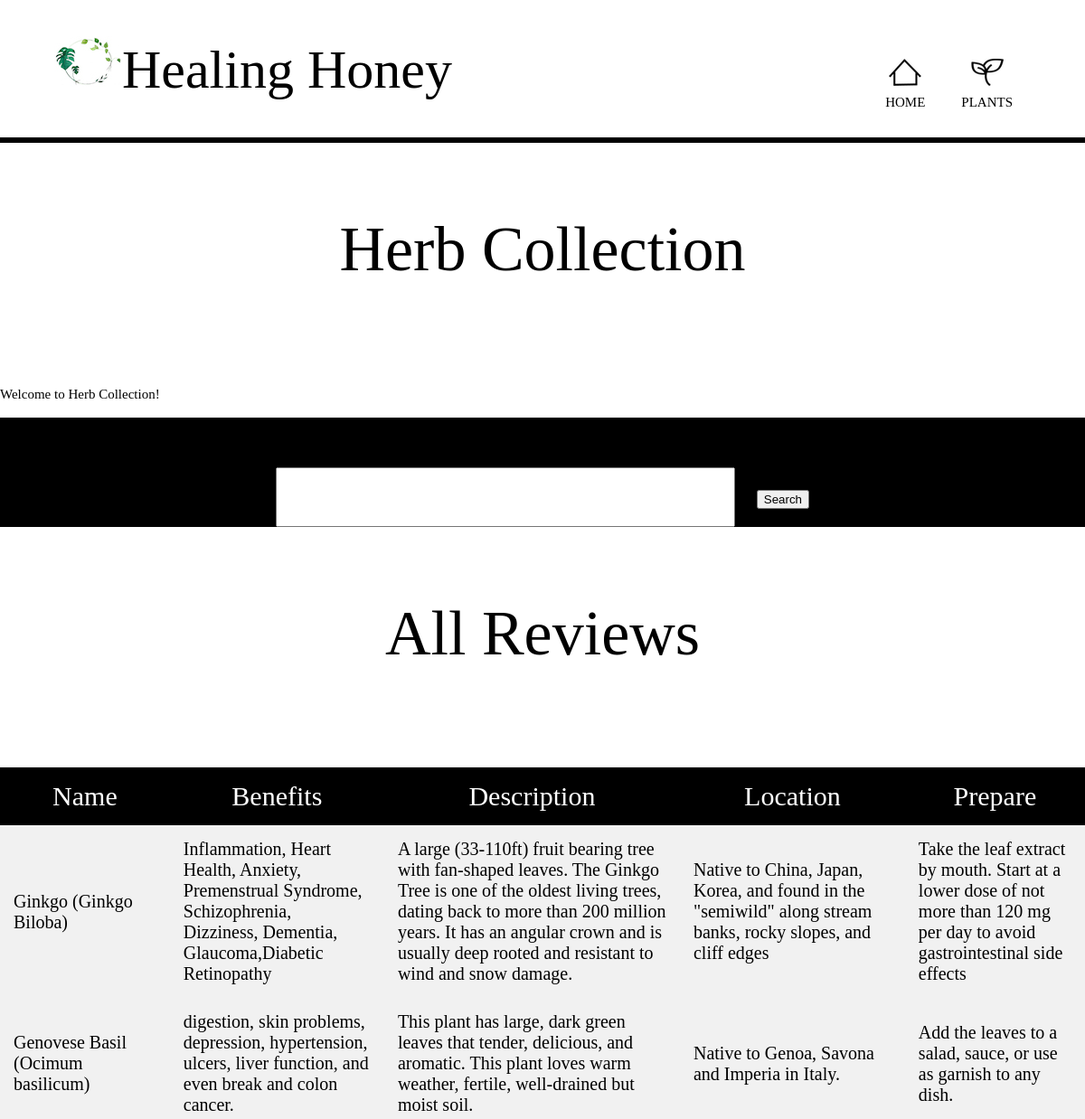
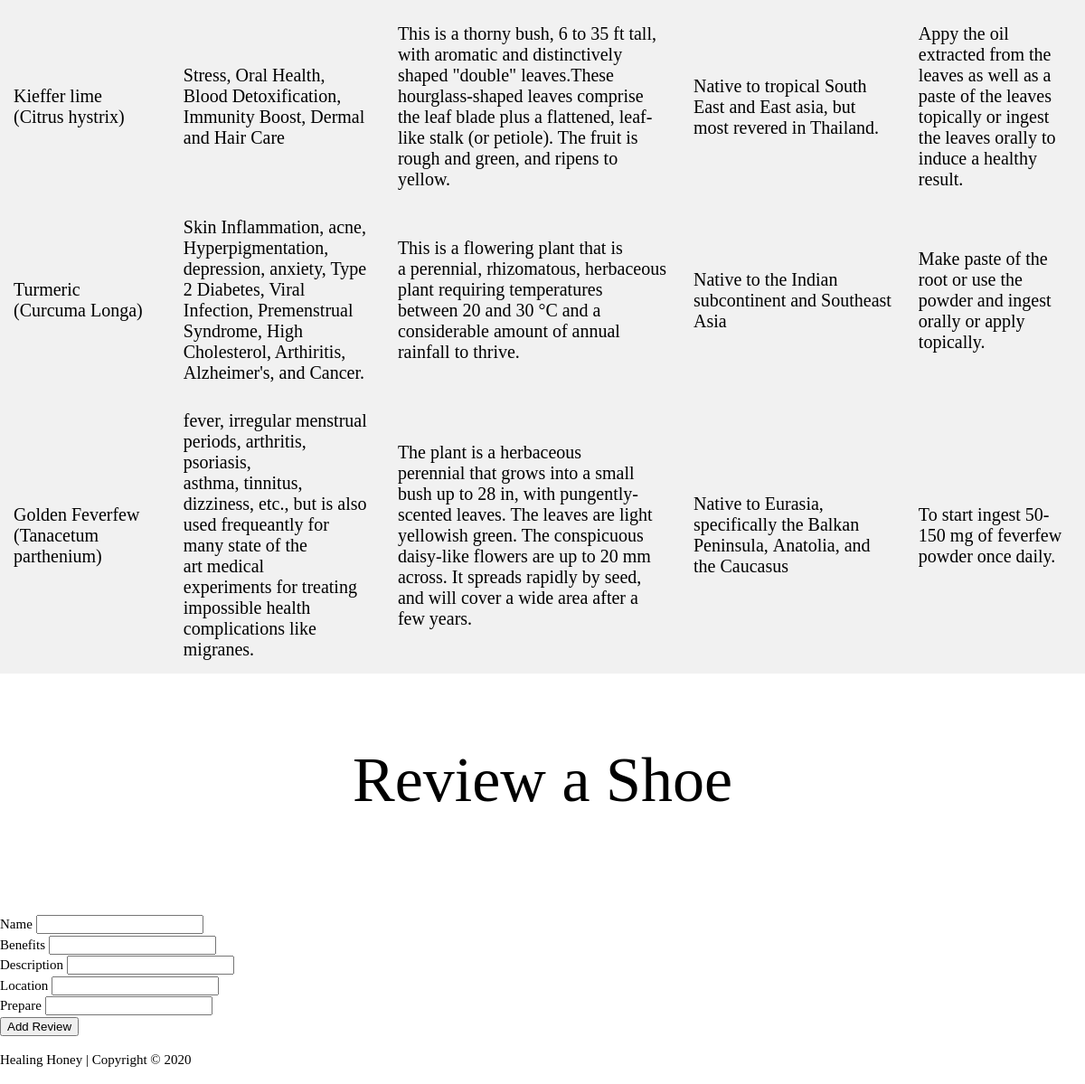
Screenshot of /plants1.php with the database file from the repository (2 pictures, top to bottom).
### tables this page shows
CREATE TABLE plants (id INTEGER PRIMARY KEY UNIQUE NOT NULL, _name TEXT (100), benefits TEXT (500), _description TEXT (500), _location TEXT (400), prepare TEXT (400));

### includes/init.php (called while the page is built, shortened)
<?php
function exec_sql_query($db, $sql, $params = array())
{
  $query = $db->prepare($sql);
  if ($query and $query->execute($params)) {
    return $query;
  }
  return null;
}
?>

### plants1.php (the view, shortened to what this page needs)
<?php
include("includes/init.php");
$title = "Herb Collection";
$db = open_sqlite_db("./secure/plants.sqlite");
function print_record($record)
{
?>
  <tr>
    <td><?php echo htmlspecialchars($record["_name"]); ?></td>
    <td><?php echo htmlspecialchars($record["benefits"]); ?></td>
    <td><?php echo htmlspecialchars($record["_description"]); ?></td>
    <td><?php echo htmlspecialchars($record["_location"]); ?></td>
    <td><?php echo htmlspecialchars($record["prepare"]); ?></td>
  </tr>
<?php
}
if (isset($_GET['search'])) {
  $do_search = TRUE;
  $search = filter_input(INPUT_GET, 'search', FILTER_SANITIZE_STRING);
  $search = trim($search);
} else {
  $do_search = FALSE;
  $search = NULL;
}
?>
<!DOCTYPE html>
<html lang="en">
<head>
    <link rel="stylesheet" href="./css/style.css">
  </head>
<body>
  <?php include("includes/nav.php"); ?>
  <main>
    <h2><?php echo $title; ?></h2>
    <p>Welcome to Herb Collection!</p>
    <form id="searchForm" action="plants1.php" method="get" novalidate>
      <input type="text" name="search" required />
      <button type="submit">Search</button>
    </form>
    <?php
    if ($do_search) {  ?>
      <h2>Search Results</h2>
      <?php
        $sql = "SELECT * FROM plants WHERE _name LIKE '%' || :search || '%' OR benefits LIKE '%' || :search || '%' OR _description LIKE '%' || :search || '%' OR _location LIKE '%' || :search || '%' OR prepare LIKE '%' || :search || '%'";
        $params = array(':search' => $search);
    } else {
      ?>
      <h2>All Reviews</h2>
      <?php
      $sql = "SELECT * FROM plants";
      $params = array();
    }
    $result = exec_sql_query($db, $sql, $params);
    if ($result) {
      $records = $result->fetchAll();
      if (count($records) > 0) {
      ?>
        <table>
          <tr>
            <th>Name</th>
            <th>Benefits</th>
            <th>Description</th>
            <th>Location</th>
            <th>Prepare</th>
          </tr>
          <?php
          foreach ($records as $record) {
            print_record($record);
          }
          ?>
        </table>
    <?php
      } else {
        echo "<p>No matching reviews found.</p>";
      }
    }
    ?>
    <h2>Review a Shoe</h2>
    <form id="reviewShoe" action="shoes.php" method="post" novalidate>
      <div class="group_label_input">
        <label>Name</label>
        <input type="text" name="_name" />
      </div>
      <div class="group_label_input">
        <label>Benefits</label>
        <input type="text" name="_name" />
      </div>
      <div class="group_label_input">
        <label>Description</label>
        <input type="text" name="_name" />
      </div>
      <div class="group_label_input">
        <label>Location</label>
        <input type="text" name="_name" />
      </div>
      <div class="group_label_input">
        <label>Prepare</label>
        <input type="text" name="_name" />
      </div>
      <div class="group_label_input">
        <button type="submit">Add Review</button>
      </div>
    </form>
  </main>
  <?php include("includes/footer.php"); ?>
</body>
</html>

### includes/nav.php
<header>
  <div class="container9">
    <div id="branding">
      <h1><img src="./img/logo.jpg" alt="Healing Honey Logo">Healing Honey</h1>
    </div>
    <nav>
      <ul>
        <li <?php echo $index_current;?>>
        <img src="./img/home.png" alt="Home Logo">
        <div>
          <a href="index.php">Home</a>
        </div>
        </li>
        <li <?php echo $plants_current;?>>
        <img src="./img/plant.png" alt="Home Logo">
        <div>
          <a href="plants.php">Plants</a>
        </div>
        </li>
        </ul>
    </nav>
  </div>
</header>

### includes/footer.php
<p>Healing Honey | Copyright &copy; <?php echo date("Y"); ?></p>

### css/style.css (style rules this page uses)
body { font: 15px/ 1.5 Raleway; padding: 0; margin: 0; background-color:#ffffff; }
.container9 { width: 90%; margin: auto; overflow: hidden; }
header { background: #ffffff; color: black; min-height: 80px; border-bottom: black 6px solid; }
header a { color: black; text-decoration: None; text-transform: uppercase; font-size: 15px; }
header li { float: left; display: inline; padding: 0 20px 0 20px; margin-top: 40px; text-align: center; }
header #branding { float: left; margin:0px; margin: 0px; padding: 0px; }
#branding h1 { font: 60px Dr Sugiyama; }
header nav { float: right; margin-top: 10px; }
#searchForm { width: 60%; text-align: center; background-color: black; color: white; padding: 55px 20% 0 20%; }
#searchForm input { height: 60px; width: 500px; margin: 0 20px 0 0 ; font: 20px Raleway; color: #4d7e29; }
h2 { font: 70px Dr Sugiyama; padding: 20px 20px 50px 20px; text-align: center; }
table { font: 20px Raleway; font-weight: light; padding-bottom: 40px; border-collapse:collapse; }
table th { font: 30px Raleway; font-weight: light; background-color: black; color: white; padding: 15px; width: 20%; }
table td { padding: 15px; background-color: #f1f1f1; }

### rows the page displays
plants: _name "Ginkgo (Ginkgo Biloba)", benefits "Inflammation, Heart Health, Anxiety, Premenstrual Syndrome, Schizophrenia, Dizziness, Dementia, Glaucoma,Diabetic Retinopathy", _description "A large (33-110ft) fruit bearing tree with fan-shaped leaves. The Ginkgo Tree is one of the oldest living trees, dating back to more than 200 million years. It has an angular crown and is usually deep rooted and resistant to wind and snow damage.", _location "Native to China, Japan, Korea, and found in the \"semiwild\" along stream banks, rocky slopes, and cliff edges", prepare "Take the leaf extract by mouth. Start at a lower dose of not more than 120 mg per day to avoid gastrointestinal side effects"
plants: _name "Genovese Basil (Ocimum basilicum)", benefits "digestion, skin problems, depression, hypertension, ulcers, liver function, and even break and colon cancer.", _description "This plant has large, dark green leaves that tender, delicious, and aromatic. This plant loves warm weather, fertile, well-drained but moist soil.", _location "Native to Genoa, Savona and Imperia in Italy.", prepare "Add the leaves to a salad, sauce, or use as garnish to any dish."
plants: _name "Kieffer lime (Citrus hystrix)", benefits "Stress, Oral Health, Blood Detoxification, Immunity Boost, Dermal and Hair Care", _description "This is a thorny bush, 6 to 35 ft tall, with aromatic and distinctively shaped \"double\" leaves.These hourglass-shaped leaves comprise the leaf blade plus a flattened, leaf-like stalk (or petiole). The fruit is rough and green, and ripens to yellow.", _location "Native to tropical South East and East asia, but most revered in Thailand.", prepare "Appy the oil extracted from the leaves as well as a paste of the leaves topically or ingest the leaves orally to induce a healthy result."
plants: _name "Turmeric (Curcuma Longa)", benefits "Skin Inflammation, acne, Hyperpigmentation, depression, anxiety, Type 2 Diabetes, Viral Infection, Premenstrual Syndrome, High Cholesterol, Arthiritis, Alzheimer's, and Cancer.", _description "This is a flowering plant that is a perennial, rhizomatous, herbaceous plant requiring temperatures between 20 and 30 °C and a considerable amount of annual rainfall to thrive.", _location "Native to the Indian subcontinent and Southeast Asia", prepare "Make paste of the root or use the powder and ingest orally or apply topically."
plants: _name "Golden Feverfew (Tanacetum parthenium)", benefits "fever, irregular menstrual periods, arthritis, psoriasis, asthma, tinnitus, dizziness, etc., but is also used frequeantly for many state of the art medical experiments for treating impossible health complications like migranes.", _description "The plant is a herbaceous perennial that grows into a small bush up to 28 in, with pungently-scented leaves. The leaves are light yellowish green. The conspicuous daisy-like flowers are up to 20 mm across. It spreads rapidly by seed, and will cover a wide area after a few years.", _location "Native to Eurasia, specifically the Balkan Peninsula, Anatolia, and the Caucasus", prepare "To start ingest 50-150 mg of feverfew powder once daily."

### other values shown
$title "Herb Collection"
